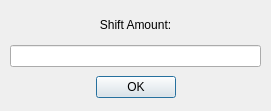
<?xml version="1.0" encoding="UTF-8"?>
<ui version="4.0">
 <class>keyWindow</class>
 <widget class="QDialog" name="keyWindow">
  <property name="geometry">
   <rect>
    <x>0</x>
    <y>0</y>
    <width>271</width>
    <height>111</height>
   </rect>
  </property>
  <property name="minimumSize">
   <size>
    <width>271</width>
    <height>111</height>
   </size>
  </property>
  <property name="maximumSize">
   <size>
    <width>271</width>
    <height>111</height>
   </size>
  </property>
  <property name="windowTitle">
   <string>Key Creator</string>
  </property>
  <widget class="QWidget" name="verticalLayoutWidget">
   <property name="geometry">
    <rect>
     <x>10</x>
     <y>10</y>
     <width>251</width>
     <height>91</height>
    </rect>
   </property>
   <layout class="QVBoxLayout" name="verticalLayout" stretch="0,0,0">
    <item>
     <widget class="QLabel" name="label">
      <property name="text">
       <string>Shift Amount:</string>
      </property>
      <property name="alignment">
       <set>Qt::AlignCenter</set>
      </property>
     </widget>
    </item>
    <item>
     <widget class="QLineEdit" name="shiftAmount"/>
    </item>
    <item>
     <widget class="QDialogButtonBox" name="buttonBox">
      <property name="sizePolicy">
       <sizepolicy hsizetype="Expanding" vsizetype="Preferred">
        <horstretch>0</horstretch>
        <verstretch>0</verstretch>
       </sizepolicy>
      </property>
      <property name="orientation">
       <enum>Qt::Horizontal</enum>
      </property>
      <property name="standardButtons">
       <set>QDialogButtonBox::Ok</set>
      </property>
      <property name="centerButtons">
       <bool>true</bool>
      </property>
     </widget>
    </item>
   </layout>
  </widget>
 </widget>
 <resources/>
 <connections>
  <connection>
   <sender>buttonBox</sender>
   <signal>accepted()</signal>
   <receiver>keyWindow</receiver>
   <slot>accept()</slot>
   <hints>
    <hint type="sourcelabel">
     <x>248</x>
     <y>254</y>
    </hint>
    <hint type="destinationlabel">
     <x>157</x>
     <y>274</y>
    </hint>
   </hints>
  </connection>
  <connection>
   <sender>buttonBox</sender>
   <signal>rejected()</signal>
   <receiver>keyWindow</receiver>
   <slot>reject()</slot>
   <hints>
    <hint type="sourcelabel">
     <x>316</x>
     <y>260</y>
    </hint>
    <hint type="destinationlabel">
     <x>286</x>
     <y>274</y>
    </hint>
   </hints>
  </connection>
 </connections>
</ui>
